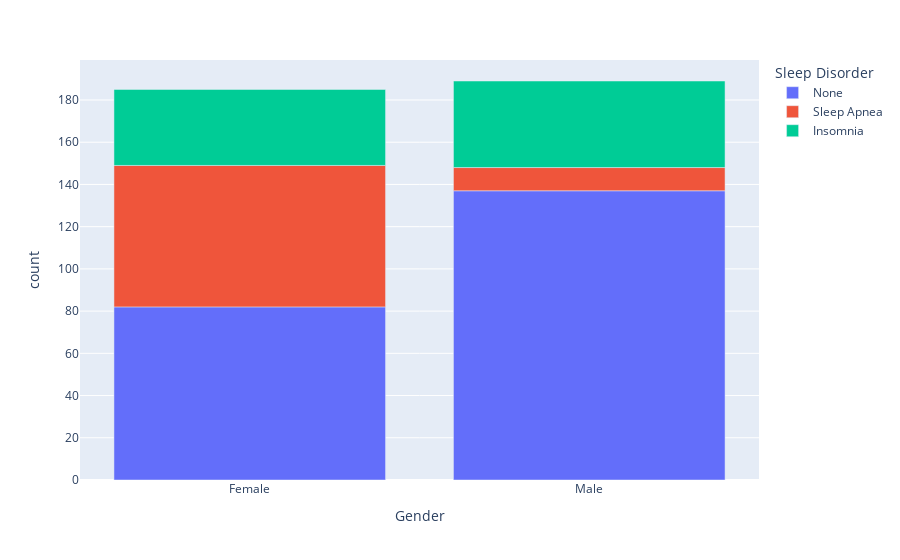

Notebook code cell kept with this figure:
### Code cell
fig = px.bar(Genderbaseddisorder_df,x='Gender',y='count', color='Sleep Disorder')
fig.show()

### Figure 1 — Plotly figure (JSON) as saved in the notebook; plotly's stock layout.template omitted (floating-point values rounded to 4 significant figures)
{"data": [{"alignmentgroup": "True", "hovertemplate": "Sleep Disorder=None<br>Gender=%{x}<br>count=%{y}<extra></extra>", "legendgroup": "None", "marker": {"color": "#636efa", "pattern": {"shape": ""}}, "name": "None", "offsetgroup": "None", "orientation": "v", "showlegend": true, "textposition": "auto", "type": "bar", "x": ["Female", "Male"], "xaxis": "x", "y": [82, 137], "yaxis": "y"}, {"alignmentgroup": "True", "hovertemplate": "Sleep Disorder=Sleep Apnea<br>Gender=%{x}<br>count=%{y}<extra></extra>", "legendgroup": "Sleep Apnea", "marker": {"color": "#EF553B", "pattern": {"shape": ""}}, "name": "Sleep Apnea", "offsetgroup": "Sleep Apnea", "orientation": "v", "showlegend": true, "textposition": "auto", "type": "bar", "x": ["Female", "Male"], "xaxis": "x", "y": [67, 11], "yaxis": "y"}, {"alignmentgroup": "True", "hovertemplate": "Sleep Disorder=Insomnia<br>Gender=%{x}<br>count=%{y}<extra></extra>", "legendgroup": "Insomnia", "marker": {"color": "#00cc96", "pattern": {"shape": ""}}, "name": "Insomnia", "offsetgroup": "Insomnia", "orientation": "v", "showlegend": true, "textposition": "auto", "type": "bar", "x": ["Female", "Male"], "xaxis": "x", "y": [36, 41], "yaxis": "y"}], "layout": {"barmode": "relative", "legend": {"title": {"text": "Sleep Disorder"}, "tracegroupgap": 0}, "margin": {"t": 60}, "xaxis": {"anchor": "y", "domain": [0, 1], "title": {"text": "Gender"}}, "yaxis": {"anchor": "x", "domain": [0, 1], "title": {"text": "count"}}}}
